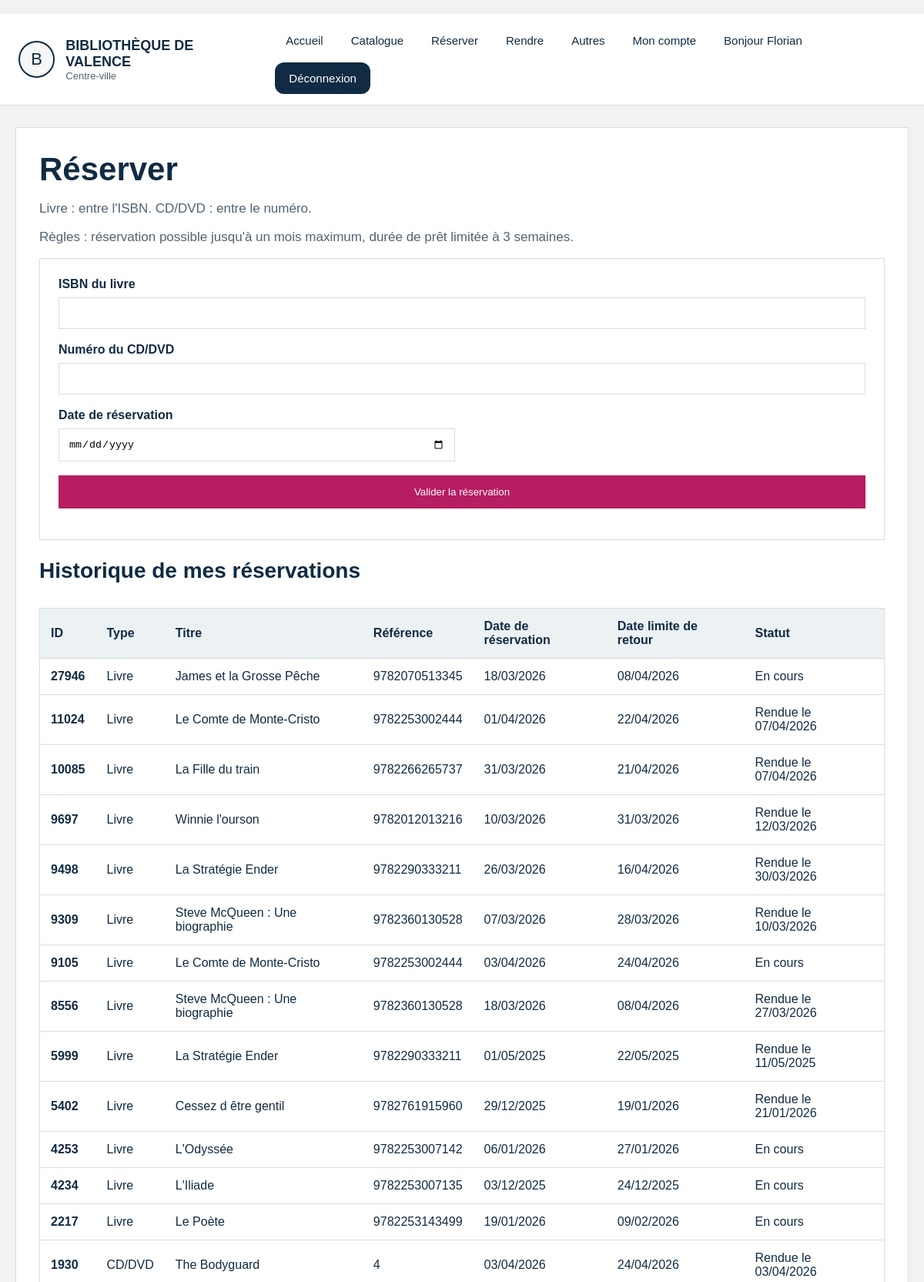
Screenshot of /reserver (signed in, upper part) with the database file from the repository.
### tables this page shows
CREATE TABLE LIVRE (id_livre INTEGER PRIMARY KEY, nom_livre TEXT, auteur_livre TEXT, maison_edition_livre TEXT, annee_livre NUMERIC, id_categorie NUMERIC REFERENCES CATEGORIE (id_categorie), ISBN_livre NUMERIC, resume TEXT, image TEXT, disponibilité INTEGER, total_exemplaires INTEGER);

CREATE TABLE RESERVATION (id_reservation NUMERIC PRIMARY KEY, date_reservation TEXT, date_de_retour TEXT, "id_client" NUMERIC REFERENCES CLIENT (id_client), bibliotheque_retrait TEXT, date_limite_retour TEXT, date_retour_effective TEXT);

### main.py (the view, shortened to what this page needs)
@application.route("/reserver", methods=["GET", "POST"])
def reserver():
    redirection = verifier_connexion()
    if redirection:
        return redirection
    base = bdd()
    message = None
    erreur = None
    utilisateur_id = session["utilisateur"]["id"]
    def creer_resa():
        reservation_id = prochain_identifiant(base, "RESERVATION", "id_reservation")
        auj = date.today()
        base.execute(
            "INSERT INTO RESERVATION (id_reservation, date_reservation, date_de_retour, id_client, date_limite_retour, date_retour_effective) VALUES (?, ?, NULL, ?, ?, NULL)",
            (reservation_id, date_francaise(auj), utilisateur_id, date_francaise(auj + timedelta(days=21))),
        )
        return reservation_id
    historique = bdd().execute(
        """
        SELECT type_media, id_reservation, nom_media, reference_media, date_reservation, date_limite_retour, date_retour_effective
        FROM VUE_HISTORIQUE_RESERVATIONS
        WHERE id_client = ?
        ORDER BY id_reservation DESC
        """,
        (utilisateur_id,),
    ).fetchall()
    return render_template("reserver.html", message=message, erreur=erreur, historique=historique)

### def.py (called while the page is built)
def bdd(base_path=BASE_DONNEES):
    if "bdd" not in g:
        g.bdd = sqlite3.connect(base_path)
        g.bdd.row_factory = sqlite3.Row
    return g.bdd

def fermer_bdd(_erreur=None):
    connexion = g.pop("bdd", None)
    if connexion:
        connexion.close()

def faire_slug(texte):
    return "-".join(str(texte).strip().lower().split()) # permet de convertir un m eSSage en message

def categories_menu(base_path=BASE_DONNEES):
    try:
        lignes = bdd(base_path).execute(
            "SELECT id_categorie, nom_categorie FROM CATEGORIE ORDER BY id_categorie"
        ).fetchall()
    except Exception:
        return []
    return [
        {
            "id": l["id_categorie"],
            "nom": l["nom_categorie"],
            "categorie_url": faire_slug(l["nom_categorie"]),
        }
        for l in lignes
    ]

def verifier_connexion():
    if "utilisateur" not in session:
        return redirect(url_for("connexion", next=request.path))
    return None

def contexte_global(base_path=BASE_DONNEES):
    return {
        "utilisateur": session.get("utilisateur"),
        "admin_connecte": bool(session.get("admin")),
        "menu_categories": categories_menu(base_path),
    }

### main.py (called while the page is built)
@application.teardown_appcontext
def fermer_bdd(_erreur):
    module_def.fermer_bdd(_erreur)

@application.context_processor
def contexte_global():
    return module_def.contexte_global(BASE_DONNEES)

### templates/reserver.html (shortened to what this page needs)
﻿{% extends "base.html" %}
{% block content %}
<h1>Réserver</h1>
<p>Livre : entre l'ISBN. CD/DVD : entre le numéro.</p>
<p>Règles : réservation possible jusqu'à un mois maximum, durée de prêt limitée à 3 semaines.</p>
<div class="formulaire">
    <form method="POST" action="{{ url_for('reserver') }}">
        <div class="grille-formulaire">
            <div class="champ-formulaire grand">
                <label for="isbn">ISBN du livre</label>
                <input type="text" id="isbn" name="isbn">
            </div>
            <div class="champ-formulaire grand">
                <label for="numero_cd_dvd">Numéro du CD/DVD</label>
                <input type="number" id="numero_cd_dvd" name="numero_cd_dvd" min="1">
            </div>
            <div class="champ-formulaire">
                <label for="date_reservation">Date de réservation</label>
                <input type="date" id="date_reservation" name="date_reservation">
            </div>
            <div class="champ-formulaire grand">
                <button type="submit">Valider la réservation</button>
            </div>
        </div>
    </form>
</div>
<h2>Historique de mes réservations</h2>
<div class="table-conteneur">
    <table class="tableau-horaires">
        <thead>
            <tr>
                <th>ID</th>
                <th>Type</th>
                <th>Titre</th>
                <th>Référence</th>
                <th>Date de réservation</th>
                <th>Date limite de retour</th>
                <th>Statut</th>
            </tr>
        </thead>
        <tbody>
            {% for r in historique %}
            <tr>
                <td>{{ r["id_reservation"] }}</td>
                <td>{{ r["type_media"] }}</td>
                <td>{{ r["nom_media"] }}</td>
                <td>{{ r["reference_media"] }}</td>
                <td>{{ r["date_reservation"] }}</td>
                <td>{{ r["date_limite_retour"] or "-" }}</td>
                <td>
                    {% if r["date_retour_effective"] %}
                        Rendue le {{ r["date_retour_effective"] }}
                    {% else %}
                        En cours
                    {% endif %}
                </td>
            </tr>
            {% else %}
            <tr>
                <td colspan="7">Aucune réservation pour le moment.</td>
            </tr>
            {% endfor %}
        </tbody>
    </table>
</div>
{% endblock %}

### static/style.css (style rules this page uses)
* { box-sizing:border-box; }
body { margin:0; font-family:Arial, sans-serif; background:var(--fond); color:var(--bleu); }
.bloc-principal h1 { margin:0 0 10px 0; font-size:42px; }
.bloc-principal h2 { margin:24px 0 12px 0; font-size:28px; }
.bloc-principal p { color:var(--gris); font-size:17px; }
.tableau-horaires { width:100%; border-collapse:collapse; background:var(--blanc); border:1px solid var(--gris-clair); margin-top:20px; }
.tableau-horaires th, .tableau-horaires td { padding:14px; border-bottom:1px solid var(--gris-clair); text-align:left; }
.tableau-horaires th { background:#ecf1f4; }
.tableau-horaires td:first-child { font-weight:bold; color:var(--bleu); }
.formulaire { background:var(--blanc); border:1px solid var(--gris-clair); padding:24px; }
.grille-formulaire { display:grid; grid-template-columns:1fr 1fr; gap:18px; }
.champ-formulaire { display:flex; flex-direction:column; gap:8px; }
.champ-formulaire.grand { grid-column:1 / -1; }
.champ-formulaire label { font-weight:bold; }
.formulaire input, .formulaire select { width:100%; padding:12px; border:1px solid var(--gris-clair); }
.formulaire button { padding:14px 20px; border:none; background:var(--rose); color:white; cursor:pointer; }
.table-conteneur { overflow:auto; }

### rows the page displays
LIVRE: id_reservation "27946", type_media "Livre", nom_media "James et la Grosse Pêche", reference_media "9782070513345", date_reservation "18/03/2026", r "08/04/2026", shows "En cours"
LIVRE: id_reservation "11024", type_media "Livre", nom_media "Le Comte de Monte-Cristo", reference_media "9782253002444", date_reservation "01/04/2026", r "22/04/2026", date_retour_effective "07/04/2026", id_reservation "9105", date_reservation "03/04/2026", r "24/04/2026", shows "En cours"
LIVRE: id_reservation "10085", type_media "Livre", nom_media "La Fille du train", reference_media "9782266265737", date_reservation "31/03/2026", r "21/04/2026", date_retour_effective "07/04/2026"
LIVRE: id_reservation "9697", type_media "Livre", nom_media "Winnie l'ourson", reference_media "9782012013216", date_reservation "10/03/2026", r "31/03/2026", date_retour_effective "12/03/2026"
LIVRE: id_reservation "9498", type_media "Livre", nom_media "La Stratégie Ender", reference_media "9782290333211", date_reservation "26/03/2026", r "16/04/2026", date_retour_effective "30/03/2026", id_reservation "5999", date_reservation "01/05/2025", r "22/05/2025", date_retour_effective "11/05/2025"
LIVRE: id_reservation "9309", type_media "Livre", nom_media "Steve McQueen : Une biographie", reference_media "9782360130528", date_reservation "07/03/2026", r "28/03/2026", date_retour_effective "10/03/2026", id_reservation "8556", date_reservation "18/03/2026", r "08/04/2026", date_retour_effective "27/03/2026"
LIVRE: id_reservation "5402", type_media "Livre", nom_media "Cessez d être gentil", reference_media "9782761915960", date_reservation "29/12/2025", r "19/01/2026", date_retour_effective "21/01/2026"
LIVRE: id_reservation "4253", type_media "Livre", nom_media "L'Odyssée", reference_media "9782253007142", date_reservation "06/01/2026", r "27/01/2026", shows "En cours"
LIVRE: id_reservation "4234", type_media "Livre", nom_media "L'Iliade", reference_media "9782253007135", date_reservation "03/12/2025", r "24/12/2025", shows "En cours"
RESERVATION: id_reservation "2217", type_media "Livre", nom_media "Le Poète", reference_media "9782253143499", date_reservation "19/01/2026", date_limite_retour "09/02/2026", shows "En cours"
RESERVATION: id_reservation "1930", type_media "CD/DVD", nom_media "The Bodyguard", reference_media "4", date_reservation "03/04/2026", date_limite_retour "24/04/2026", date_retour_effective "03/04/2026"

### other values shown
{{ utilisateur.prenom }} "Florian"
